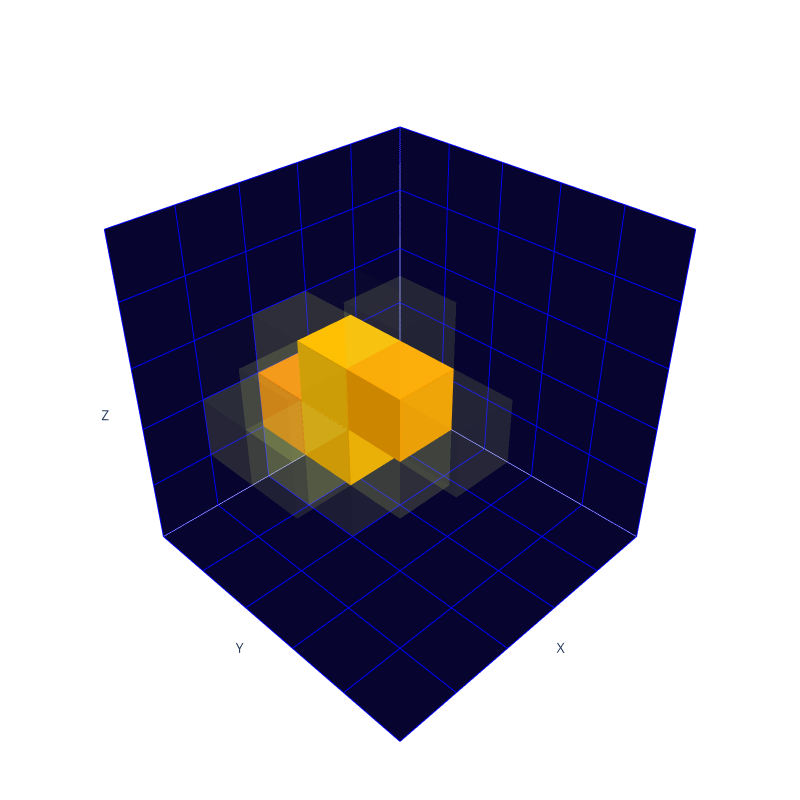

The cell this chart's notebook holds for it:
### Code cell
x_true = result['x_true'].reshape(5,5,5)
max_true = np.max(x_true)
plotly_generate(x_true, max_true)

### Figure 1 — Plotly figure (JSON) as saved in the notebook; plotly's stock layout.template omitted (floating-point values rounded to 4 significant figures)
{"data": [{"color": "#E4FF7A", "colorbar": {"thickness": 20, "title": {"text": "Voxel Values"}}, "flatshading": true, "i": [7, 0, 0, 0, 4, 4, 6, 6, 4, 0, 3, 2], "j": [3, 4, 1, 2, 5, 6, 5, 2, 0, 1, 6, 3], "k": [0, 7, 2, 3, 6, 7, 1, 1, 5, 5, 7, 6], "opacity": 0.007401, "type": "mesh3d", "x": [1, 1, 2, 2, 1, 1, 2, 2], "y": [0, 1, 1, 0, 0, 1, 1, 0], "z": [0, 0, 0, 0, 1, 1, 1, 1]}, {"color": "#F4F140", "colorbar": {"thickness": 20, "title": {"text": "Voxel Values"}}, "flatshading": true, "i": [7, 0, 0, 0, 4, 4, 6, 6, 4, 0, 3, 2], "j": [3, 4, 1, 2, 5, 6, 5, 2, 0, 1, 6, 3], "k": [0, 7, 2, 3, 6, 7, 1, 1, 5, 5, 7, 6], "opacity": 0.3193, "type": "mesh3d", "x": [1, 1, 2, 2, 1, 1, 2, 2], "y": [0, 1, 1, 0, 0, 1, 1, 0], "z": [1, 1, 1, 1, 2, 2, 2, 2]}, {"color": "#E4FF7A", "colorbar": {"thickness": 20, "title": {"text": "Voxel Values"}}, "flatshading": true, "i": [7, 0, 0, 0, 4, 4, 6, 6, 4, 0, 3, 2], "j": [3, 4, 1, 2, 5, 6, 5, 2, 0, 1, 6, 3], "k": [0, 7, 2, 3, 6, 7, 1, 1, 5, 5, 7, 6], "opacity": 0.009472, "type": "mesh3d", "x": [1, 1, 2, 2, 1, 1, 2, 2], "y": [0, 1, 1, 0, 0, 1, 1, 0], "z": [2, 2, 2, 2, 3, 3, 3, 3]}, {"color": "#E8FB6A", "colorbar": {"thickness": 20, "title": {"text": "Voxel Values"}}, "flatshading": true, "i": [7, 0, 0, 0, 4, 4, 6, 6, 4, 0, 3, 2], "j": [3, 4, 1, 2, 5, 6, 5, 2, 0, 1, 6, 3], "k": [0, 7, 2, 3, 6, 7, 1, 1, 5, 5, 7, 6], "opacity": 0.09881, "type": "mesh3d", "x": [2, 2, 3, 3, 2, 2, 3, 3], "y": [0, 1, 1, 0, 0, 1, 1, 0], "z": [0, 0, 0, 0, 1, 1, 1, 1]}, {"color": "#FC7F00", "colorbar": {"thickness": 20, "title": {"text": "Voxel Values"}}, "flatshading": true, "i": [7, 0, 0, 0, 4, 4, 6, 6, 4, 0, 3, 2], "j": [3, 4, 1, 2, 5, 6, 5, 2, 0, 1, 6, 3], "k": [0, 7, 2, 3, 6, 7, 1, 1, 5, 5, 7, 6], "opacity": 1, "type": "mesh3d", "x": [2, 2, 3, 3, 2, 2, 3, 3], "y": [0, 1, 1, 0, 0, 1, 1, 0], "z": [1, 1, 1, 1, 2, 2, 2, 2]}, {"color": "#E8FB6A", "colorbar": {"thickness": 20, "title": {"text": "Voxel Values"}}, "flatshading": true, "i": [7, 0, 0, 0, 4, 4, 6, 6, 4, 0, 3, 2], "j": [3, 4, 1, 2, 5, 6, 5, 2, 0, 1, 6, 3], "k": [0, 7, 2, 3, 6, 7, 1, 1, 5, 5, 7, 6], "opacity": 0.09008, "type": "mesh3d", "x": [2, 2, 3, 3, 2, 2, 3, 3], "y": [0, 1, 1, 0, 0, 1, 1, 0], "z": [2, 2, 2, 2, 3, 3, 3, 3]}, {"color": "#E6FD72", "colorbar": {"thickness": 20, "title": {"text": "Voxel Values"}}, "flatshading": true, "i": [7, 0, 0, 0, 4, 4, 6, 6, 4, 0, 3, 2], "j": [3, 4, 1, 2, 5, 6, 5, 2, 0, 1, 6, 3], "k": [0, 7, 2, 3, 6, 7, 1, 1, 5, 5, 7, 6], "opacity": 0.05409, "type": "mesh3d", "x": [2, 2, 3, 3, 2, 2, 3, 3], "y": [1, 2, 2, 1, 1, 2, 2, 1], "z": [0, 0, 0, 0, 1, 1, 1, 1]}, {"color": "#FFB800", "colorbar": {"thickness": 20, "title": {"text": "Voxel Values"}}, "flatshading": true, "i": [7, 0, 0, 0, 4, 4, 6, 6, 4, 0, 3, 2], "j": [3, 4, 1, 2, 5, 6, 5, 2, 0, 1, 6, 3], "k": [0, 7, 2, 3, 6, 7, 1, 1, 5, 5, 7, 6], "opacity": 1, "type": "mesh3d", "x": [2, 2, 3, 3, 2, 2, 3, 3], "y": [1, 2, 2, 1, 1, 2, 2, 1], "z": [1, 1, 1, 1, 2, 2, 2, 2]}, {"color": "#FFBC00", "colorbar": {"thickness": 20, "title": {"text": "Voxel Values"}}, "flatshading": true, "i": [7, 0, 0, 0, 4, 4, 6, 6, 4, 0, 3, 2], "j": [3, 4, 1, 2, 5, 6, 5, 2, 0, 1, 6, 3], "k": [0, 7, 2, 3, 6, 7, 1, 1, 5, 5, 7, 6], "opacity": 1, "type": "mesh3d", "x": [2, 2, 3, 3, 2, 2, 3, 3], "y": [1, 2, 2, 1, 1, 2, 2, 1], "z": [2, 2, 2, 2, 3, 3, 3, 3]}, {"color": "#E8FB6A", "colorbar": {"thickness": 20, "title": {"text": "Voxel Values"}}, "flatshading": true, "i": [7, 0, 0, 0, 4, 4, 6, 6, 4, 0, 3, 2], "j": [3, 4, 1, 2, 5, 6, 5, 2, 0, 1, 6, 3], "k": [0, 7, 2, 3, 6, 7, 1, 1, 5, 5, 7, 6], "opacity": 0.09061, "type": "mesh3d", "x": [2, 2, 3, 3, 2, 2, 3, 3], "y": [2, 3, 3, 2, 2, 3, 3, 2], "z": [1, 1, 1, 1, 2, 2, 2, 2]}, {"color": "#FFA700", "colorbar": {"thickness": 20, "title": {"text": "Voxel Values"}}, "flatshading": true, "i": [7, 0, 0, 0, 4, 4, 6, 6, 4, 0, 3, 2], "j": [3, 4, 1, 2, 5, 6, 5, 2, 0, 1, 6, 3], "k": [0, 7, 2, 3, 6, 7, 1, 1, 5, 5, 7, 6], "opacity": 1, "type": "mesh3d", "x": [2, 2, 3, 3, 2, 2, 3, 3], "y": [2, 3, 3, 2, 2, 3, 3, 2], "z": [2, 2, 2, 2, 3, 3, 3, 3]}, {"color": "#E6FC6F", "colorbar": {"thickness": 20, "title": {"text": "Voxel Values"}}, "flatshading": true, "i": [7, 0, 0, 0, 4, 4, 6, 6, 4, 0, 3, 2], "j": [3, 4, 1, 2, 5, 6, 5, 2, 0, 1, 6, 3], "k": [0, 7, 2, 3, 6, 7, 1, 1, 5, 5, 7, 6], "opacity": 0.07487, "type": "mesh3d", "x": [2, 2, 3, 3, 2, 2, 3, 3], "y": [2, 3, 3, 2, 2, 3, 3, 2], "z": [3, 3, 3, 3, 4, 4, 4, 4]}, {"color": "#E6FC6F", "colorbar": {"thickness": 20, "title": {"text": "Voxel Values"}}, "flatshading": true, "i": [7, 0, 0, 0, 4, 4, 6, 6, 4, 0, 3, 2], "j": [3, 4, 1, 2, 5, 6, 5, 2, 0, 1, 6, 3], "k": [0, 7, 2, 3, 6, 7, 1, 1, 5, 5, 7, 6], "opacity": 0.07406, "type": "mesh3d", "x": [2, 2, 3, 3, 2, 2, 3, 3], "y": [3, 4, 4, 3, 3, 4, 4, 3], "z": [2, 2, 2, 2, 3, 3, 3, 3]}, {"color": "#E6FC6F", "colorbar": {"thickness": 20, "title": {"text": "Voxel Values"}}, "flatshading": true, "i": [7, 0, 0, 0, 4, 4, 6, 6, 4, 0, 3, 2], "j": [3, 4, 1, 2, 5, 6, 5, 2, 0, 1, 6, 3], "k": [0, 7, 2, 3, 6, 7, 1, 1, 5, 5, 7, 6], "opacity": 0.07986, "type": "mesh3d", "x": [3, 3, 4, 4, 3, 3, 4, 4], "y": [0, 1, 1, 0, 0, 1, 1, 0], "z": [1, 1, 1, 1, 2, 2, 2, 2]}, {"color": "#E4FF7A", "colorbar": {"thickness": 20, "title": {"text": "Voxel Values"}}, "flatshading": true, "i": [7, 0, 0, 0, 4, 4, 6, 6, 4, 0, 3, 2], "j": [3, 4, 1, 2, 5, 6, 5, 2, 0, 1, 6, 3], "k": [0, 7, 2, 3, 6, 7, 1, 1, 5, 5, 7, 6], "opacity": 0.008256, "type": "mesh3d", "x": [3, 3, 4, 4, 3, 3, 4, 4], "y": [0, 1, 1, 0, 0, 1, 1, 0], "z": [2, 2, 2, 2, 3, 3, 3, 3]}, {"color": "#E6FC6F", "colorbar": {"thickness": 20, "title": {"text": "Voxel Values"}}, "flatshading": true, "i": [7, 0, 0, 0, 4, 4, 6, 6, 4, 0, 3, 2], "j": [3, 4, 1, 2, 5, 6, 5, 2, 0, 1, 6, 3], "k": [0, 7, 2, 3, 6, 7, 1, 1, 5, 5, 7, 6], "opacity": 0.0629, "type": "mesh3d", "x": [3, 3, 4, 4, 3, 3, 4, 4], "y": [1, 2, 2, 1, 1, 2, 2, 1], "z": [1, 1, 1, 1, 2, 2, 2, 2]}, {"color": "#E6FC6F", "colorbar": {"thickness": 20, "title": {"text": "Voxel Values"}}, "flatshading": true, "i": [7, 0, 0, 0, 4, 4, 6, 6, 4, 0, 3, 2], "j": [3, 4, 1, 2, 5, 6, 5, 2, 0, 1, 6, 3], "k": [0, 7, 2, 3, 6, 7, 1, 1, 5, 5, 7, 6], "opacity": 0.08107, "type": "mesh3d", "x": [3, 3, 4, 4, 3, 3, 4, 4], "y": [1, 2, 2, 1, 1, 2, 2, 1], "z": [2, 2, 2, 2, 3, 3, 3, 3]}], "layout": {"height": 800, "margin": {"b": 0, "l": 0, "r": 0, "t": 0}, "paper_bgcolor": "rgba(0, 0, 0, 0)", "plot_bgcolor": "rgba(0, 0, 0, 0)", "scene": {"aspectmode": "cube", "camera": {"center": {"x": 0, "y": 0, "z": 0}, "eye": {"x": 1.5, "y": 1.5, "z": 1.5}}, "xaxis": {"backgroundcolor": "#07042F", "gridcolor": "blue", "range": [0, 5], "showticklabels": false, "title": {"text": "X"}}, "yaxis": {"backgroundcolor": "#07042F", "gridcolor": "blue", "range": [0, 5], "showticklabels": false, "title": {"text": "Y"}}, "zaxis": {"backgroundcolor": "#07042F", "gridcolor": "blue", "range": [0, 5], "showticklabels": false, "title": {"text": "Z"}}}, "width": 800}}
